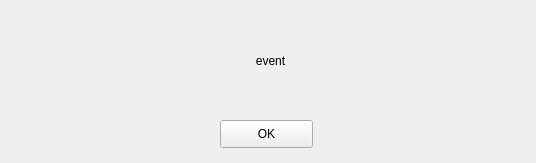
<?xml version="1.0" encoding="UTF-8"?>
<ui version="4.0">
 <class>eventwindow</class>
 <widget class="QWidget" name="eventwindow">
  <property name="geometry">
   <rect>
    <x>0</x>
    <y>0</y>
    <width>536</width>
    <height>163</height>
   </rect>
  </property>
  <property name="mouseTracking">
   <bool>false</bool>
  </property>
  <property name="windowTitle">
   <string>MainWindow</string>
  </property>
  <widget class="QPushButton" name="OK">
   <property name="geometry">
    <rect>
     <x>220</x>
     <y>120</y>
     <width>93</width>
     <height>28</height>
    </rect>
   </property>
   <property name="mouseTracking">
    <bool>false</bool>
   </property>
   <property name="text">
    <string>OK</string>
   </property>
  </widget>
  <widget class="QLabel" name="description">
   <property name="geometry">
    <rect>
     <x>160</x>
     <y>40</y>
     <width>221</width>
     <height>41</height>
    </rect>
   </property>
   <property name="text">
    <string>event</string>
   </property>
   <property name="scaledContents">
    <bool>false</bool>
   </property>
   <property name="alignment">
    <set>Qt::AlignmentFlag::AlignCenter</set>
   </property>
  </widget>
 </widget>
 <resources/>
 <connections/>
</ui>
